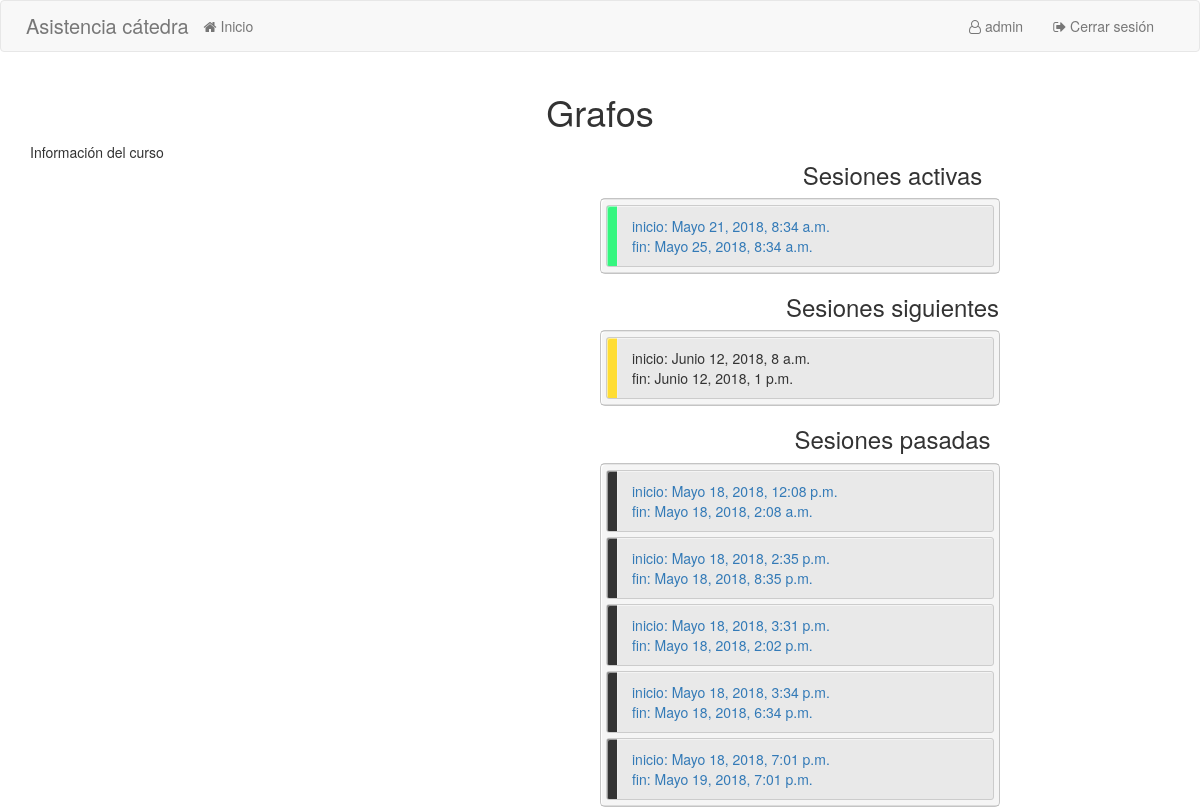
Page /curso/1/ (signed in) on the committed database.
### qr/models.py (models this page shows, shortened)
class Curso(models.Model):
    nombre = models.CharField(max_length=300)
    clases = models.ManyToManyField(Clase)
    monitores = models.ManyToManyField(User)

class Clase(models.Model):
    inicio = models.DateTimeField(default=datetime.now)
    fin = models.DateTimeField(default=datetime.now)

### qr/views.py (the view)
# urls.py: url(r"^curso/(?P<id_curso>[0-9]+)/$", views.curso, name="curso"),
def curso(request, id_curso):
    curso = get_object_or_404(Curso, pk=id_curso)
    if request.user not in curso.monitores.all():
        return redirect('qr:home')
    dateNow = datetime.now(tz=timezone.utc)
    previous = curso.clases.all().filter(fin__lt=dateNow)
    next = curso.clases.all().filter(inicio__gt=dateNow)
    now = curso.clases.all().filter(Q(inicio__lte=dateNow)&Q(fin__gt=dateNow))
    context = {
        "curso" : curso,
        "previous": previous,
        "next": next,
        "now": now
    }
    return render(request, "qr/curso.html", context)

### templates/qr/curso.html (shortened to what this page needs)
{% extends 'qr/base.html' %}
{% load staticfiles %}
{% block head %}
    <link rel="stylesheet" href="{% static "qr/css/curso.css" %}">
{% endblock %}
{% block body %}
    <div class="container">
        <div class="row">
            <h1>{{ curso.nombre }}</h1>
        </div>
        <div class="row">
            <div class="col-sm-6">
                <p>Información del curso</p>
            </div>
            <div class="col-sm-6">
                <div class="row">
                    <h3>Sesiones activas</h3>
                    <div class="notebooks" >
                      <ul class="notebook_ul">
                          {%  for clase in now %}
                            <li class="li-clase li-active">
                                <a href="{% url 'qr:clase' curso.id clase.id%}">
                                  inicio: {{clase.inicio}}<br/>
                                  fin: {{clase.fin}}<br/>
                                </a>
                            </li>
                          {% endfor %}
                      </ul>
                    </div>
                </div>
                    <div class="row">
                        <h3>Sesiones siguientes</h3>
                        <div class="notebooks" >
                            <ul class="notebook_ul">
                          {%  for clase in next %}
                            <li class="li-clase li-next">
                              inicio: {{clase.inicio}}<br/>
                              fin: {{clase.fin}}<br/>
                            </li>
                          {% endfor %}
                      </ul>
                    </div>
                </div>
                <div class="row">
                    <h3>Sesiones pasadas</h3>
                    <div class="notebooks" >
                        <ul class="notebook_ul">
                            {%  for clase in previous %}
                                <li class="li-clase li-previous">
                                 <a href="{% url 'qr:clase' curso.id clase.id %}">
                                  inicio: {{clase.inicio}}<br/>
                                  fin: {{clase.fin}}<br/>
                                 </a>
                                </li>
                            {% endfor %}
                        </ul>
                    </div>
                </div>
            </div>
        </div>
    </div>
{% endblock %}

### templates/qr/base.html (shortened to what this page needs)
<!DOCTYPE html>
<html>
    {% load staticfiles %}
    <head>
        <link rel="stylesheet" href="https://maxcdn.bootstrapcdn.com/bootstrap/3.3.7/css/bootstrap.min.css">
        <link rel="stylesheet" href="https://maxcdn.bootstrapcdn.com/font-awesome/4.7.0/css/font-awesome.min.css">
        <link rel="stylesheet" href="{% static "qr/css/qr.css" %}">
        {% block head %}{% endblock %}
    </head>
    <body>
        {% if user.is_authenticated %}
        <header class="page-row">
            <nav class="navbar navbar-default">
              <div class="container-fluid">
                <div class="navbar-header">
                    <span class="nav-title">Asistencia cátedra</span>
                </div>
                <div class="collapse navbar-collapse" id="bs-example-navbar-collapse-1">
                  <ul class="nav navbar-nav">
                    <li><a href="{% url 'qr:home' %}">
                        <i class="fa fa-home" aria-hidden="true"></i> Inicio </a>
                    </li>
                  </ul>
                  <ul class="nav navbar-nav right-nav">
                    <li id="li-username">
                        <a href="#">
                            <i class="fa fa-user-o" aria-hidden="true"></i> {{ user.username }}
                        </a>
                    </li>
                    {% if user.is_authenticated %}
                        <li>
                            <a href="{% url 'qr:logout' %}"><i class="fa fa-sign-out" aria-hidden="true"></i> Cerrar sesión</a>
                        </li>
                    {% else %}
                        <li>
                            <a href="{% url 'qr:login' %}"><i class="fa fa-sign-in" aria-hidden="true"></i> Iniciar sesión</a>
                        </li>
                    {% endif %}
                  </ul>
                </div>
              </div>
            </nav>
        </header>
        {% endif %}
        <main class="page-row page-row-expanded">
            {% block body %}{% endblock %}
        </main>
    </body>
</html>

### qr/static/qr/css/qr.css (style rules this page uses)
body { background-color: #ffffff; }
h4,h1,h2,h3,h5 { text-align: center; }
#li-username { line-height: 50px; color: #777777; }
.nav-title { line-height: 50px; color: #777777; margin-left: 10px; font-size: 20px ; }
@media (min-width: 768px) { .right-nav { float: right; } }

### qr/static/qr/css/curso.css (style rules this page uses)
.notebooks { background: whitesmoke; max-width: 400px; width: 100%; border: 1px solid rgba(0, 0, 0, 0.2); border-radius: 5px; box-shadow: inset 1px 1px 0 white; max-height: 450px; }
.notebook_ul { margin: 0 auto; max-height: 390px; overflow-y: auto; border: 1px solid rgba(0, 0, 0, 0.1); padding: 5px 5px 0 5px; border-left: none; border-right: none; }
.li-clase { list-style: none; background-color: rgba(0, 0, 0, 0.05); padding: 10px 15px 10px 25px; border: 1px solid #CCC; box-shadow: inset 1px 1px 0 rgba(255, 255, 255, 0.5); margin-bottom: 5px; width: 100%; box-sizing: border-box; cursor: pointer; border-radius: 3px; }
.li-active { background-image: linear-gradient( 90deg, #35F67F 10px, #EEE 10px, #EEE 11px, transparent 11px); }
.li-previous { background-image: linear-gradient( 90deg, #333333 10px, #EEE 10px, #EEE 11px, transparent 11px); }
.li-next { background-image: linear-gradient( 90deg, #ffdd33 10px, #EEE 10px, #EEE 11px, transparent 11px); }

### rows in the picture
Curso: nombre "Grafos"
Clase: inicio "Mayo 21, 2018, 8:34 a.m.", fin "Mayo 25, 2018, 8:34 a.m."
Clase: inicio "Junio 12, 2018, 8 a.m.", fin "Junio 12, 2018, 1 p.m."
Clase: inicio "Mayo 18, 2018, 12:08 p.m.", fin "Mayo 18, 2018, 2:08 a.m."
Clase: inicio "Mayo 18, 2018, 2:35 p.m.", fin "Mayo 18, 2018, 8:35 p.m."
Clase: inicio "Mayo 18, 2018, 3:31 p.m.", fin "Mayo 18, 2018, 2:02 p.m."
Clase: inicio "Mayo 18, 2018, 3:34 p.m.", fin "Mayo 18, 2018, 6:34 p.m."
Clase: inicio "Mayo 18, 2018, 7:01 p.m.", fin "Mayo 19, 2018, 7:01 p.m."

### other values in the picture
{{ user.username }} "admin"
